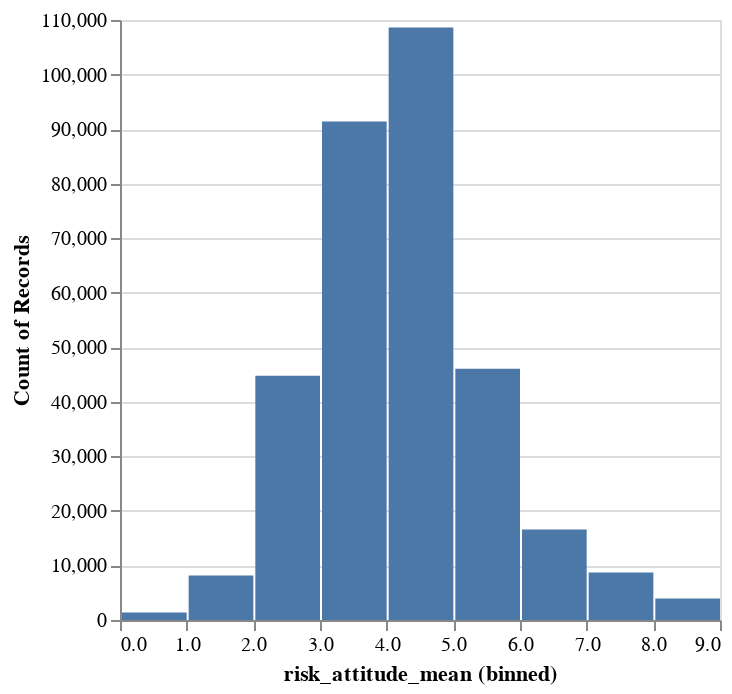

The code cell stored with this chart in its notebook:
### Code cell
# generate a histogram plot of risk attitude mean
import altair as alt

# configure for large datasets
alt.data_transformers.enable("vegafusion")

alt.Chart(df_riskstats).mark_bar().encode(
    alt.X("risk_attitude_mean", bin=True),
    y='count()',
)

### Figure 1 — Vega specification as saved in the notebook (floating-point values rounded to 4 significant figures)
{"$schema": "https://vega.github.io/schema/vega/v5.json", "data": [{"name": "source_0", "values": [{"__count": 108640, "bin_maxbins_10_risk_attitude_mean": 4.0, "bin_maxbins_10_risk_attitude_mean_end": 5.0}, {"__count": 91386, "bin_maxbins_10_risk_attitude_mean": 3.0, "bin_maxbins_10_risk_attitude_mean_end": 4.0}, {"__count": 44787, "bin_maxbins_10_risk_attitude_mean": 2.0, "bin_maxbins_10_risk_attitude_mean_end": 3.0}, {"__count": 46069, "bin_maxbins_10_risk_attitude_mean": 5.0, "bin_maxbins_10_risk_attitude_mean_end": 6.0}, {"__count": 8170, "bin_maxbins_10_risk_attitude_mean": 1.0, "bin_maxbins_10_risk_attitude_mean_end": 2.0}, {"__count": 16594, "bin_maxbins_10_risk_attitude_mean": 6.0, "bin_maxbins_10_risk_attitude_mean_end": 7.0}, {"__count": 8700, "bin_maxbins_10_risk_attitude_mean": 7.0, "bin_maxbins_10_risk_attitude_mean_end": 8.0}, {"__count": 3923, "bin_maxbins_10_risk_attitude_mean": 8.0, "bin_maxbins_10_risk_attitude_mean_end": 9.0}, {"__count": 1396, "bin_maxbins_10_risk_attitude_mean": 0.0, "bin_maxbins_10_risk_attitude_mean_end": 1.0}]}, {"name": "source_0_y_domain___count", "values": [{"min": 1396, "max": 108640}]}], "signals": [{"name": "bin_maxbins_10_risk_attitude_mean_bins", "value": {"fields": ["risk_attitude_mean"], "fname": "bin_risk_attitude_mean", "start": 0.0, "step": 1.0, "stop": 9.0}}], "marks": [{"type": "rect", "name": "marks", "from": {"data": "source_0"}, "encode": {"update": {"fill": {"value": "#4c78a8"}, "x2": {"field": "bin_maxbins_10_risk_attitude_mean", "scale": "x", "offset": {"signal": "0.5 + (abs(scale(\"x\", datum[\"bin_maxbins_10_risk_attitude_mean_end\"]) - scale(\"x\", datum[\"bin_maxbins_10_risk_attitude_mean\"])) < 0.25 ? -0.5 * (0.25 - (abs(scale(\"x\", datum[\"bin_maxbins_10_risk_attitude_mean_end\"]) - scale(\"x\", datum[\"bin_maxbins_10_risk_attitude_mean\"])))) : 0.5)"}}, "x": {"field": "bin_maxbins_10_risk_attitude_mean_end", "scale": "x", "offset": {"signal": "0.5 + (abs(scale(\"x\", datum[\"bin_maxbins_10_risk_attitude_mean_end\"]) - scale(\"x\", datum[\"bin_maxbins_10_risk_attitude_mean\"])) < 0.25 ? 0.5 * (0.25 - (abs(scale(\"x\", datum[\"bin_maxbins_10_risk_attitude_mean_end\"]) - scale(\"x\", datum[\"bin_maxbins_10_risk_attitude_mean\"])))) : -0.5)"}}, "y": {"field": "__count", "scale": "y"}, "y2": {"value": 0, "scale": "y"}}}, "style": ["bar"]}], "scales": [{"name": "x", "type": "linear", "domain": {"signal": "[bin_maxbins_10_risk_attitude_mean_bins.start, bin_maxbins_10_risk_attitude_mean_bins.stop]"}, "range": [0, {"signal": "width"}], "bins": {"signal": "bin_maxbins_10_risk_attitude_mean_bins"}, "zero": false}, {"name": "y", "type": "linear", "domain": [{"signal": "(data(\"source_0_y_domain___count\")[0] || {}).min"}, {"signal": "(data(\"source_0_y_domain___count\")[0] || {}).max"}], "range": [{"signal": "height"}, 0], "zero": true, "nice": true}], "axes": [{"scale": "y", "grid": true, "labels": false, "zindex": 0, "tickCount": {"signal": "ceil(height/40)"}, "orient": "left", "minExtent": 0, "gridScale": "x", "aria": false, "domain": false, "ticks": false, "maxExtent": 0}, {"scale": "x", "labelOverlap": true, "orient": "bottom", "title": "risk_attitude_mean (binned)", "grid": false, "labelFlush": true, "tickCount": {"signal": "ceil(width/10)"}, "zindex": 0}, {"scale": "y", "grid": false, "tickCount": {"signal": "ceil(height/40)"}, "orient": "left", "zindex": 0, "labelOverlap": true, "title": "Count of Records"}], "width": 300, "background": "white", "height": 300, "style": "cell", "padding": 5}
